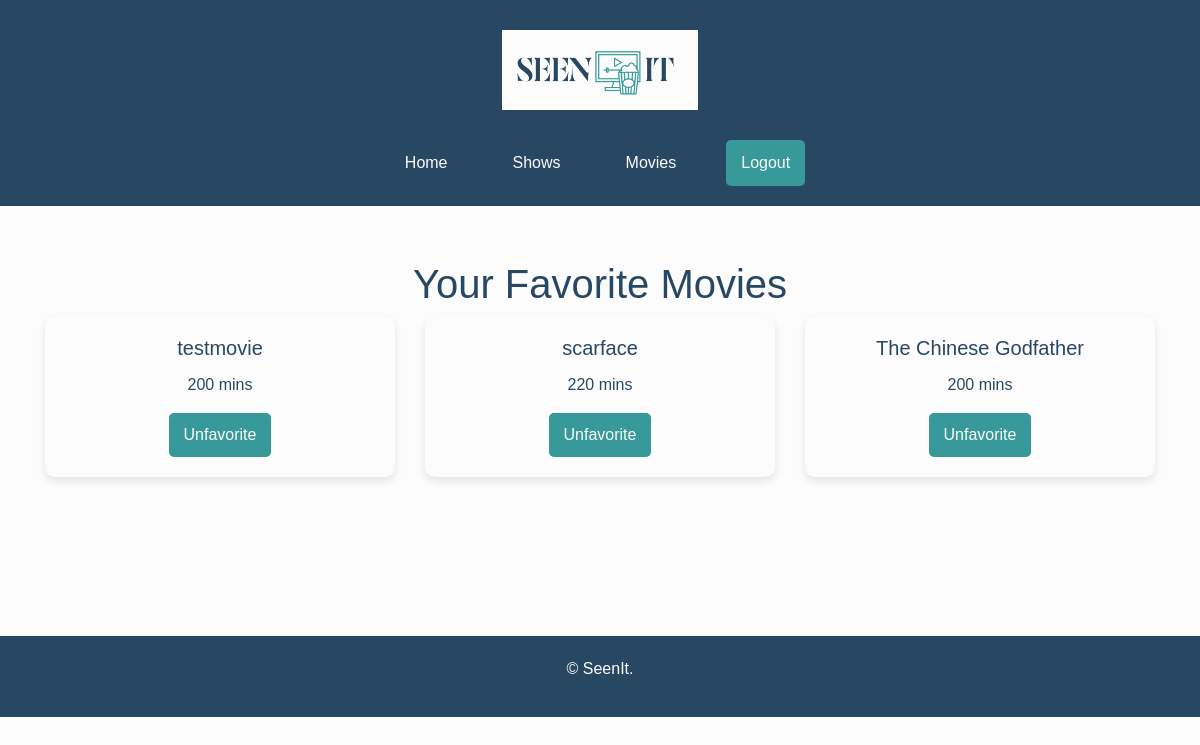
/movies/favorites/ (signed in), run on the app's committed database.
### tracker/models.py (models this page shows, shortened)
class Movie(models.Model):
    title = models.CharField(max_length=255)
    duration = models.IntegerField()  # Duration in minutes
    user = models.ForeignKey(User, on_delete=models.CASCADE)
    watched_date = models.DateField(auto_now_add=True)  # Date when the movie was watched
    is_favorite = models.BooleanField(default=False)

### tracker/views.py (the view)
# urls.py: path('movies/favorites/', movie_favorite_list, name='movie_favorite_list'),
def movie_favorite_list(request):
    favorite_movies = Movie.objects.filter(is_favorite=True)
    return render(request, 'tracker/movie_favorite_list.html', {'movies': favorite_movies})

### tracker/templates/tracker/movie_favorite_list.html (shortened to what this page needs)
{% extends 'tracker/base.html' %}
{% block content %}
<div class="container mt-4">
    <h1 class="text-center">Your Favorite Movies</h1>
    <div class="row">
        {% for movie in movies %}
            <div class="col-md-4">
                <div class="card mb-4">
                    <div class="card-body text-center">
                        <h5 class="card-title">{{ movie.title }}</h5>
                        <p class="card-text">{{ movie.duration }} mins</p>
                        <form action='{% url 'movie_favorite' movie.pk %}' method='post' class="d-inline">
                            <button type='submit' class="btn btn-outline-warning">
                                {% if movie.is_favorite %}
                                    Unfavorite
                                {% else %}
                                    Favorite
                                {% endif %}
                            </button>
                        </form>
                    </div>
                </div>
            </div>
        {% empty %}
            <div class="col-12">
                <p class="text-center">No favorite movies added yet.</p>
            </div>
        {% endfor %}
    </div>
</div>
{% endblock %}

### tracker/static/styles.css (style rules this page uses)
body { font-family: 'Arial', sans-serif; margin: 0; padding: 0; background-color: #fcfcfc; color: #284763; line-height: 1.6; }
.card { border: none; border-radius: 10px; box-shadow: 0 4px 8px rgba(0, 0, 0, 0.1); transition: transform 0.3s ease; background-color: #fcfcfc; color: #284763; }
.card-body { padding: 20px; }

### tracker/templates/tracker/base.html (style rules this page uses)
button[type="submit"] { background-color: #38999a; color: #fcfcfc; padding: 10px 15px; border: none; border-radius: 5px; cursor: pointer; transition: background-color 0.3s ease; }

### data on the page
Movie: title "testmovie", duration "200", is_favorite "Unfavorite"
Movie: title "scarface", duration "220", is_favorite "Unfavorite"
Movie: title "The Chinese Godfather", duration "200", is_favorite "Unfavorite"
